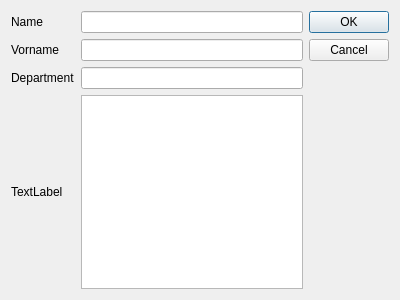
<?xml version="1.0" encoding="UTF-8"?>
<ui version="4.0">
 <class>Dialog</class>
 <widget class="QDialog" name="Dialog">
  <property name="geometry">
   <rect>
    <x>0</x>
    <y>0</y>
    <width>400</width>
    <height>300</height>
   </rect>
  </property>
  <property name="windowTitle">
   <string>Dialog</string>
  </property>
  <layout class="QHBoxLayout" name="horizontalLayout">
   <item>
    <layout class="QGridLayout" name="gridLayout">
     <item row="0" column="0">
      <widget class="QLabel" name="labelName">
       <property name="text">
        <string>Name</string>
       </property>
      </widget>
     </item>
     <item row="0" column="1">
      <widget class="QLineEdit" name="lineEdit"/>
     </item>
     <item row="0" column="2" rowspan="4">
      <widget class="QDialogButtonBox" name="buttonBox">
       <property name="orientation">
        <enum>Qt::Vertical</enum>
       </property>
       <property name="standardButtons">
        <set>QDialogButtonBox::Cancel|QDialogButtonBox::Ok</set>
       </property>
      </widget>
     </item>
     <item row="1" column="0">
      <widget class="QLabel" name="labelVorname">
       <property name="text">
        <string>Vorname</string>
       </property>
      </widget>
     </item>
     <item row="1" column="1">
      <widget class="QLineEdit" name="lineEdit_2"/>
     </item>
     <item row="2" column="0">
      <widget class="QLabel" name="labelDepartment">
       <property name="text">
        <string>Department</string>
       </property>
      </widget>
     </item>
     <item row="2" column="1">
      <widget class="QLineEdit" name="lineEdit_3"/>
     </item>
     <item row="3" column="0">
      <widget class="QLabel" name="label_4">
       <property name="text">
        <string>TextLabel</string>
       </property>
      </widget>
     </item>
     <item row="3" column="1">
      <widget class="QTextEdit" name="textEdit"/>
     </item>
    </layout>
   </item>
  </layout>
 </widget>
 <resources/>
 <connections>
  <connection>
   <sender>buttonBox</sender>
   <signal>accepted()</signal>
   <receiver>Dialog</receiver>
   <slot>accept()</slot>
   <hints>
    <hint type="sourcelabel">
     <x>248</x>
     <y>254</y>
    </hint>
    <hint type="destinationlabel">
     <x>157</x>
     <y>274</y>
    </hint>
   </hints>
  </connection>
  <connection>
   <sender>buttonBox</sender>
   <signal>rejected()</signal>
   <receiver>Dialog</receiver>
   <slot>reject()</slot>
   <hints>
    <hint type="sourcelabel">
     <x>316</x>
     <y>260</y>
    </hint>
    <hint type="destinationlabel">
     <x>286</x>
     <y>274</y>
    </hint>
   </hints>
  </connection>
 </connections>
</ui>
